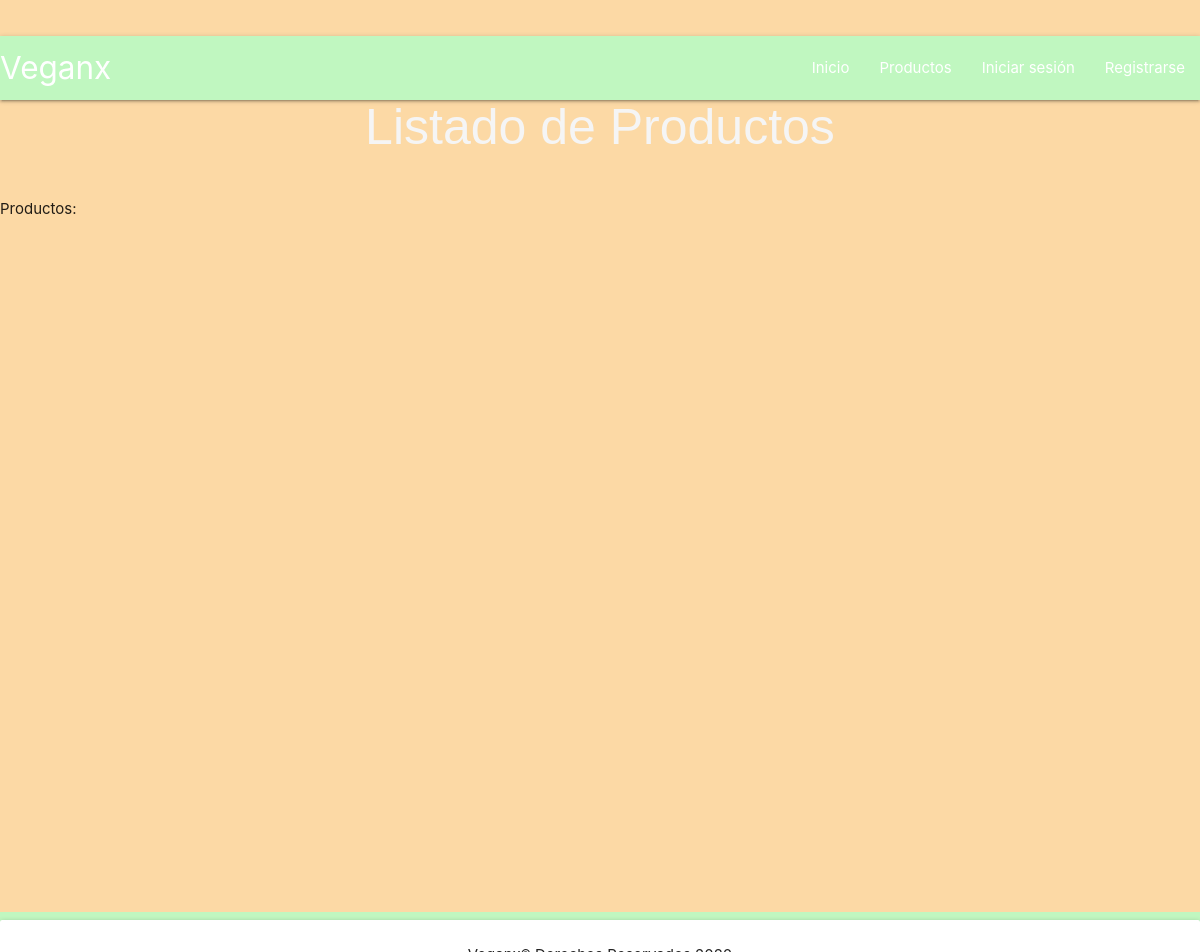
/productos/mostrar_productos_ns, run on an earlier commit of the app's database.
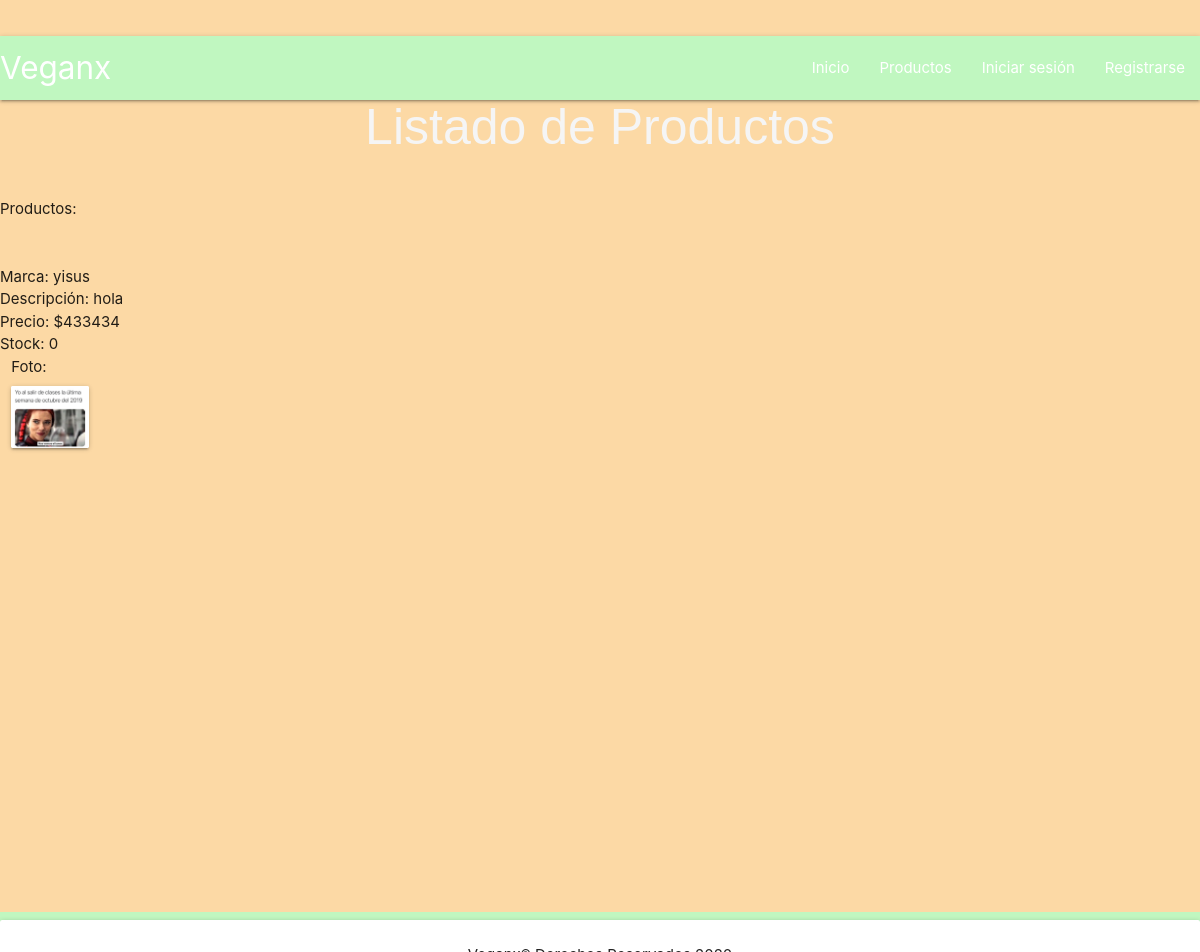
And on a later commit of the database.
### productos/models.py (models this page shows)
class Producto(models.Model):
    codigo               = models.AutoField(db_column='codigo', primary_key=True)
    nombre_producto      = models.CharField(max_length=30, blank=True, null=True)
    descripcion_producto = models.CharField(max_length=100, blank=True, null=True)
    precio               = models.IntegerField(max_length=10, blank=True, null=True)
    stock                = models.IntegerField(max_length=10, blank=True, null=True)
    foto_producto        = models.ImageField(upload_to='fotos', blank=True, null=True)

### productos/views.py (the view)
# urls.py: path('mostrar_productos_ns', views.mostrar_productos_ns, name='mostrar_productos_ns'),
def mostrar_productos_ns(request):
    print("vista: mostrar_productos_ns")
    lista = Producto.objects.filter(stock = 0)
    context={'listado': lista}
    return render(request, 'productos/listar_productos.html', context)

### productos/templates/productos/listar_productos.html (shortened to what this page needs)
{% extends "productos/base.html" %}
{% load static %}
{% block content %}
    <h2>Listado de Productos</h2>
        <br>
        Productos:
        <br>
        {% for producto in listado %}
        <br>
        <br>
        Marca: {{ producto.nombre_producto }}
        <br>
        Descripción: {{ producto.descripcion_producto }}
        <br>
        Precio: ${{ producto.precio }}
        <br>
        Stock: {{ producto.stock }}
        <br>
        <div class="row">
            <div class="col s1">
                Foto: <img src="{{ producto.foto_producto.url }}" class="responsive-img card materialboxed" alt="" srcset="">
            </div>
        </div>
        <br>
        {% endfor %}
{% endblock %}

What changed in the data, as far as the page shows it:
added Producto: nombre_producto "yisus", descripcion_producto "hola", precio "433434", stock "0", foto_producto (picture)
